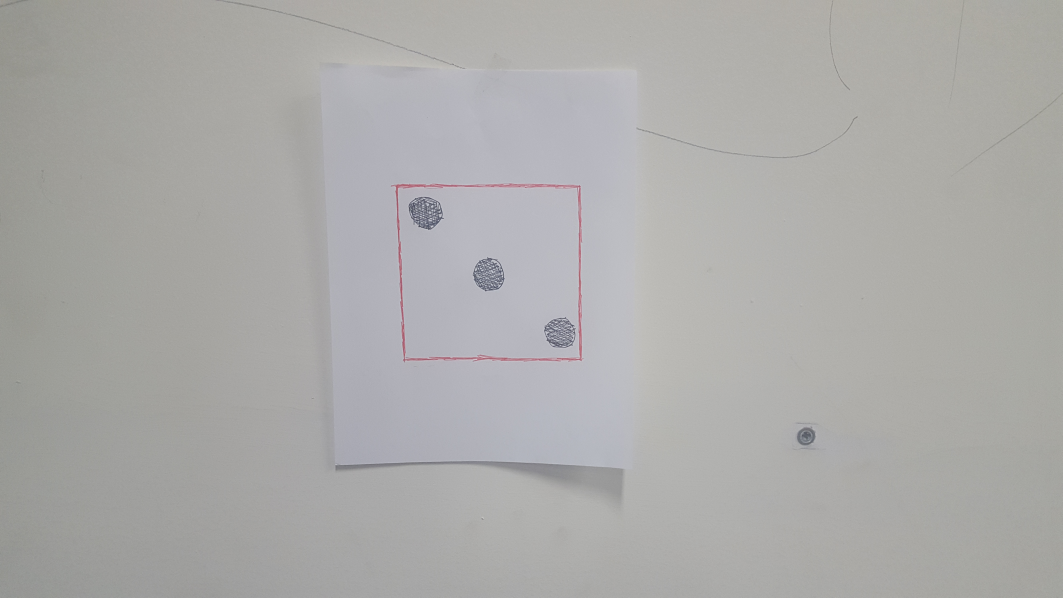
#> input picture Interpreter/Die_Test/test5.jpg, 5312 x 2988 px (shown at 1/5 size); its folder holds 5 pictures in this run
$ python DieReader.py   (older library calls are emulated)
#> lines starting #> are read from the running program, lines starting #| are printed output that depends on the picture; after the words box and inside, x2 and y2 are one past the last pixel; in counts of white or black regions, pixels touching at a corner belong together
# import easygopigo3 as gpg3
import cv2
import time
import numpy as np
import matplotlib.pyplot as plt
import scipy.misc as msc
# import picamera

class DieReader():
    def harris_corner(self,img_ref,img_crop):
        # print('corner')
        gray = np.float32(img_ref)
        dst = cv2.cornerHarris(gray,5,1,0.01)
        has_corner1 = 0
        has_corner2 = 0
        has_corner3 = 0
        has_corner4 = 0

        #result is dilated for marking the corners, not important
        dst = cv2.dilate(dst,None)
        dst = dst-dst.min()
        if dst.max() > 0:
            dst = (dst/dst.max())*255
        # print(dst)
        # print(dst.max())
        # print(dst.min())
        # Threshold for an optimal value, it may vary depending on the image.

        h,w = dst.shape
        corners = np.array([[[h,w],[h,0]],[[0,w],[0,0]]])
        r = 0
        c = 0
        # print('iter')
        # print(dst.shape)
        dstmin = dst.min()+0.1*(255-dst.min())
        for p in np.nditer(dst):
            # print('r:{} c:{} p:{}'.format(r,c,p))
            if p > dstmin:
                if np.sqrt(r**2+c**2) <= np.sqrt(corners[0,0,0]**2+corners[0,0,1]**2):
                    corners[0,0,0] = r
                    corners[0,0,1] = c
                    has_corner1 = 1
                if np.sqrt(r**2 + (c-w)**2) <= np.sqrt(corners[0,1,0]**2 + (corners[0,1,1]-w)**2):
                    corners[0,1,0] = r
                    corners[0,1,1] = c
                    has_corner2 = 1
                if np.sqrt((r-h)**2+c**2) <= np.sqrt((corners[1,0,0]-h)**2 + (corners[1,0,1])**2):
                    corners[1,0,0] = r
                    corners[1,0,1] = c
                    has_corner3 = 1
                if np.sqrt((r-h)**2+(c-w)**2) <= np.sqrt((corners[1,1,0]-h)**2 + (corners[1,1,1]-w)**2):
                    corners[1,1,0] = r
                    corners[1,1,1] = c
                    has_corner4 = 1

            if(c == w-1):
                r = r+1
                c = 0
            else:
                c = c + 1
        # print('iter2')
        # print(corners)
        minr = min(corners[0,0,0],corners[0,1,0],corners[1,0,0],corners[1,1,0])
        minc = min(corners[0,0,1],corners[0,1,1],corners[1,0,1],corners[1,1,1])
        maxr = max(corners[0,0,0],corners[0,1,0],corners[1,0,0],corners[1,1,0])
        maxc = max(corners[0,0,1],corners[0,1,1],corners[1,0,1],corners[1,1,1])
        dw = int(0.05*(maxr-minr))
        dh = int(0.05*(maxc-minc))
        # print('min/max matrix: [{},{},{},{}]'.format(minr,maxr,minc,maxc))
        img_cropped = img_crop[(minr+dh):(maxr-dh),(minc+dw):(maxc-dw)]
        # print(dst)
        msc.imsave('test_out/corners.png',dst)

        if(has_corner1 == has_corner2 == has_corner3 == has_corner4 == 1):
            msc.imsave('test_out/img_cropped.png',img_cropped)
            return img_cropped
        else:
            return -1

    def dominant(self,img):
        dom = np.copy(img)
        h,w,d = img.shape
        for row in dom:
            for pixel in row:
                i = np.argmax(pixel)
                if i == 0:
                    if(pixel[0]/pixel[1] > 1.1 and pixel[0]/pixel[2] > 1.1):
                        pixel[1] = 1
                        pixel[2] = 1
                elif i == 1:
                    if(pixel[1]/pixel[0] > 1.1 and pixel[1]/pixel[2] > 1.1):
                        pixel[0] = 1
                        pixel[2] = 1
                elif i == 2:
                    if(pixel[2]/pixel[1] > 1.1 and pixel[2]/pixel[0] > 1.1):
                        pixel[0] = 1
                        pixel[1] = 1
                # print(pixel)
        return dom
    # Given: picture taken from picam of what should be a dice
    # inside a red border.
    # Output: img cropped to just red border
    def extract_die(self,img):
        # print('extract')
    	# Threshhold to red
    	# find corners
    	# crop
    	# find circles
    	# interpret number

        # Color space conversion
        dom = self.dominant(img)
        msc.imsave('test_out/dom.png',dom)
        # print(dom)
        img_gray = cv2.cvtColor(img, cv2.COLOR_RGB2GRAY)
        # gray_intensity_scale = int(255/img_gray.max())
        # img_gray *= gray_intensity_scale
        ysize = img_gray.shape[0]
        xsize = img_gray.shape[1]

        #Mask Params
        low_red = np.array([120, 0, 0])
        high_red = np.array([255, 120, 120])
        mask_red = cv2.inRange(dom, low_red, high_red)
        # print(mask_red.shape)
        # print(img_gray.shape)
        msc.imsave('test_out/mask_red.png',mask_red)
        mask_onimage = cv2.bitwise_and(img_gray, mask_red)

        #Blur and thresholding
        gray_blur = cv2.GaussianBlur(mask_onimage, (5,5), 0)
        ret, img_postthresh = cv2.threshold(mask_onimage, 50, 255, cv2.THRESH_BINARY)

        #Blob Removal
        # imageDeblob = removeBlob(img_postthresh)

        #Canny Edge
        edge_low = 50
        edge_high = 200
        img_edge = cv2.Canny(img_postthresh, edge_low, edge_high)

        #Display Features
        msc.imsave('test_out/gray.png',img_gray)
        msc.imsave('test_out/mask_onimage.png',mask_onimage)
        msc.imsave('test_out/gray_blur.png',gray_blur)
        msc.imsave('test_out/img_postthresh.png',img_postthresh)
        msc.imsave('test_out/img_edge.png',img_edge)
        # return
        img_cropped = self.harris_corner(img_postthresh,img)
        return img_cropped

    def integral(self,im1,integral):
        # print('integral')
        h,w = im1.shape
        r = 0; c = 0;
        s = 0
        for p in np.nditer(im1):
            s = s + p
            integral[r+1,c+1] = s + integral[r,c+1]

            if(c == w-1):
                c = 0
                r = r+1
                s = 0
            else:
                c = c + 1

    def get_num(self,img):
        # print('getnum')
        # print(img)
        die = self.extract_die(img)
        if type(die) == type(1):
            return -1
        die = cv2.cvtColor(die, cv2.COLOR_RGB2GRAY)
        msc.imsave('test_out/check1.png',die)
        die = die-die.min()
        msc.imsave('test_out/check2.png',die)
        die = (die/die.max())*255
        msc.imsave('test_out/check3.png',die)
        h,w = die.shape
        # print(h/w)
        if h/w < 0.5 or h/w > 2:
            return -1
        die = cv2.resize(die,(480,480))
        msc.imsave('test_out/check4.png',die)
        die = 255 - die
        die_integral = np.zeros((481,481),dtype='float64')
        self.integral(die,die_integral)
        # print(die)
        # print(die_integral)
        die_integral = (die_integral/die_integral.max())*255
        msc.imsave('test_out/die_inv.png',die)
        msc.imsave('test_out/t1.png',die_integral)
        #   0 0 0 0
        #   0 1 2 3  ->   D B
        #   0 4 5 6  ->   C A
        #   0 7 8 9
        # Sum = A-B-C+D
        p1 = die_integral[160,160]
        p2 = die_integral[160,320]
        p3 = die_integral[160,480]
        p4 = die_integral[320,160]
        p5 = die_integral[320,320]
        p6 = die_integral[320,480]
        p7 = die_integral[480,160]
        p8 = die_integral[480,320]
        p9 = die_integral[480,480]
        n1 = p1
        n2 = p2-p1
        n3 = p3-p2
        n4 = p4-p1
        n5 = p5-p4-p2+p1
        n6 = p6-p5-p3+p2
        n7 = p7-p4
        n8 = p8-p7-p5+p4
        n9 = p9-p8-p6+p5
        template = np.ones((160,160),dtype = 'float64')
        demo = np.zeros((480,480),dtype='float64')
        response = np.array([[n1,n2,n3],[n4,n5,n6],[n7,n8,n9]])
        response = response-response.min()
        response = response*255/response.max()
        # print(response)
        demo[0:160,0:160] = template*int(response[0,0])
        demo[0:160,160:320] = template*int(response[0,1])
        demo[0:160,320:480] = template*int(response[0,2])
        demo[160:320,0:160] = template*int(response[1,0])
        demo[160:320,160:320] = template*int(response[1,1])
        demo[160:320,320:480] = template*int(response[1,2])
        demo[320:480,0:160] = template*int(response[2,0])
        demo[320:480,160:320] = template*int(response[2,1])
        demo[320:480,320:480] = template*int(response[2,2])
        msc.imsave('test_out/demo_Test.png',demo)
        num = 0
        for ele in np.nditer(response):
            if ele > 150:
                num = num + 1
        # print(np.sum(response*1.0/255))
        return num


def test(pic,padding_h,padding_w,shift_h,shift_w,shift_left,shift_up,noise):
#> called with pic = 'test5.jpg', padding_h = 0, padding_w = 0, shift_h = 0, shift_w = 0, shift_left = 0, shift_up = 0, noise = 1.2
    reader = DieReader()
    img = cv2.imread('Die_Test/'+pic)
#> img is the input picture: shape (2988, 5312, 3); mean B, G, R 169.6, 171, 171.5
    img = cv2.cvtColor(img,cv2.COLOR_BGR2RGB)
    h,w,d = img.shape
#> h = 2988; w = 5312; d = 3
    img = cv2.resize(img,(480,int(h*480/w)))
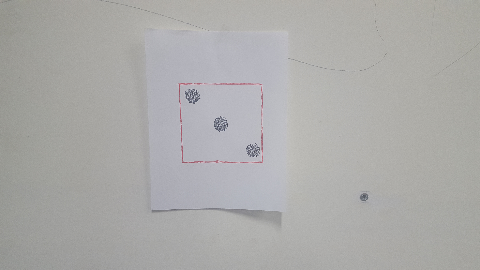
#> img: shape (270, 480, 3); mean R, G, B 171.4, 170.8, 169.5
    msc.imsave('test_out/orig.png',img)

    h,w,d = img.shape
#> h = 270; w = 480
    padded = np.ones((h+2*padding_h,w+2*padding_w,d),dtype=img.dtype)*255
    shift_h = int(shift_h)
    shift_w = int(shift_w)
    padded[padding_h:int(h-shift_h+padding_h),padding_w:int(w-shift_w+padding_w)] = img[shift_h:h,shift_w:w]
    hp,wp,dp = padded.shape
#> hp = 270; wp = 480; dp = 3
    shift_left = int(shift_left)
    shift_up = int(shift_up)
    padded2 = padded[shift_left:hp,shift_up:wp,:]
    padded = padded2
    # padded = cv2.resize(padded,(480,480))
    for row in padded:
        for pixel in row:
            val = np.random.rand()
            if val > noise:
                pixel[0] = 255
                pixel[1] = 0
                pixel[2] = 0
#> after the loop, pixel = [162, 163, 157]

    msc.imsave('test_out/padded.png',padded)
    print(reader.get_num(padded))
#> in extract_die, `dom = self.dominant(img)`: dom: shape (270, 480, 3); 0.51% of pixels changed, all inside (x1, y1, x2, y2) = (178, 83, 364, 196)
#> in extract_die, `mask_red = cv2.inRange(dom, low_red, high_red)`:
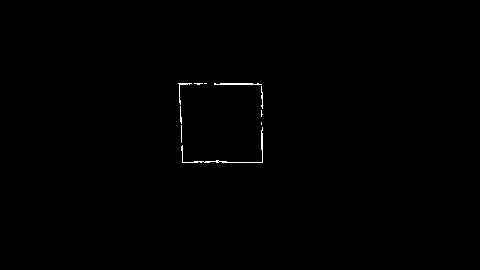
#> mask_red: shape (270, 480); 0.31% white in thin lines or dots, all inside (x1, y1, x2, y2) = (178, 83, 263, 163)
#> in extract_die, `img_edge = cv2.Canny(img_postthresh, edge_low, edge_high)`:
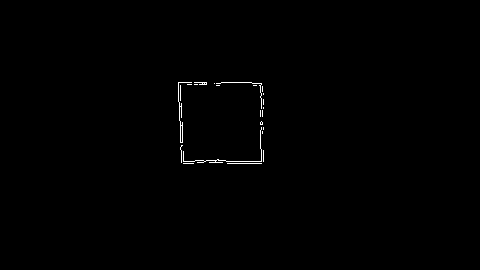
#> img_edge: shape (270, 480); 0.39% white in thin lines or dots, all inside (x1, y1, x2, y2) = (178, 82, 264, 164)
#> in harris_corner, `dstmin = dst.min()+0.1*(255-dst.min())`: dstmin = 25.5
#> after the loop in harris_corner, `for p in np.nditer(dst):`: c = 0; r = 270
#> in harris_corner, `minr = min(corners[0,0,0],corners[0,1,0],corners[1,0,0],corners[1,1,0])`: minr = 81
#> in harris_corner, `minc = min(corners[0,0,1],corners[0,1,1],corners[1,0,1],corners[1,1,1])`: minc = 176
#> in harris_corner, `maxr = max(corners[0,0,0],corners[0,1,0],corners[1,0,0],corners[1,1,0])`: maxr = 163
#> in harris_corner, `maxc = max(corners[0,0,1],corners[0,1,1],corners[1,0,1],corners[1,1,1])`: maxc = 264
#> in harris_corner, `dw = int(0.05*(maxr-minr))`: dw = 4
#> in harris_corner, `img_cropped = img_crop[(minr+dh):(maxr-dh),(minc+dw):(maxc-dw)]`:
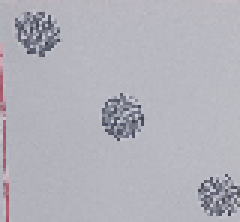
#> img_cropped: shape (74, 80, 3) (shown 3 times larger); mean R, G, B 178.1, 177.5, 185.8
#> in get_num, `die = 255 - die`:
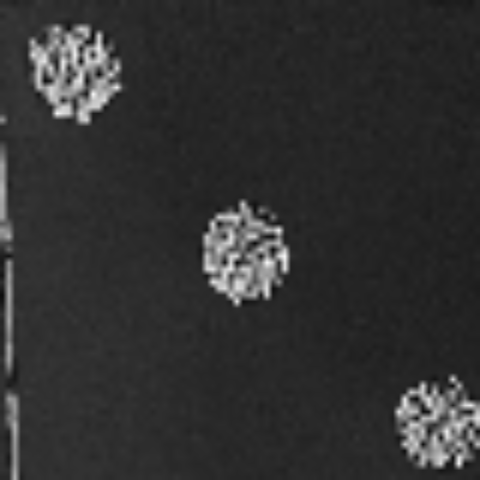
#> die: shape (480, 480) float64; min 10.85, max 246.7, mean 49.5
#> the loop in integral, `for p in np.nditer(im1):` made 230400 passes
#> p on passes 1 to 12: 43.4, 43.4, 43.4, 43.25, 42.95, 42.65, 42.35, 42.05, 41.75, 40.99, 39.79, 38.58
#> after the loop in integral, `for p in np.nditer(im1):`:
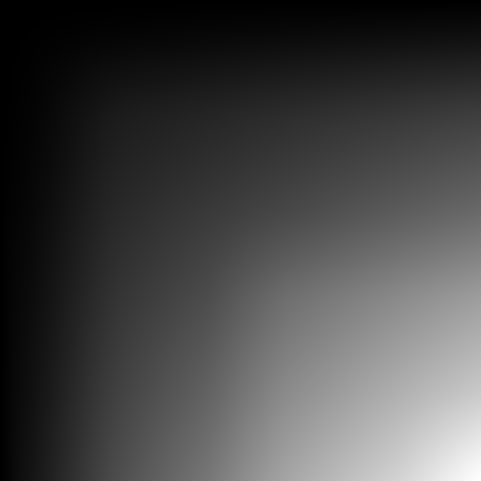
#> integral: shape (481, 481) float64; min 0, max 11395246.4, mean 3117373.4; drawn with min black and max white
#> after the loop in integral, `for p in np.nditer(im1):`: c = 0; r = 480; s = 0
#> in get_num, `msc.imsave('test_out/demo_Test.png',demo)`:
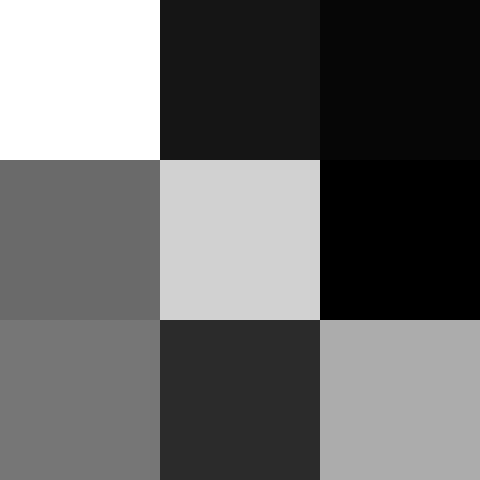
#> saved as demo_Test.png: PIL image 480x480 L; min 0, max 255, mean 103.3
#| 3
    # print(reader.get_num(img))

test('test5.jpg',0,0,0,0,0,0,1.2)
